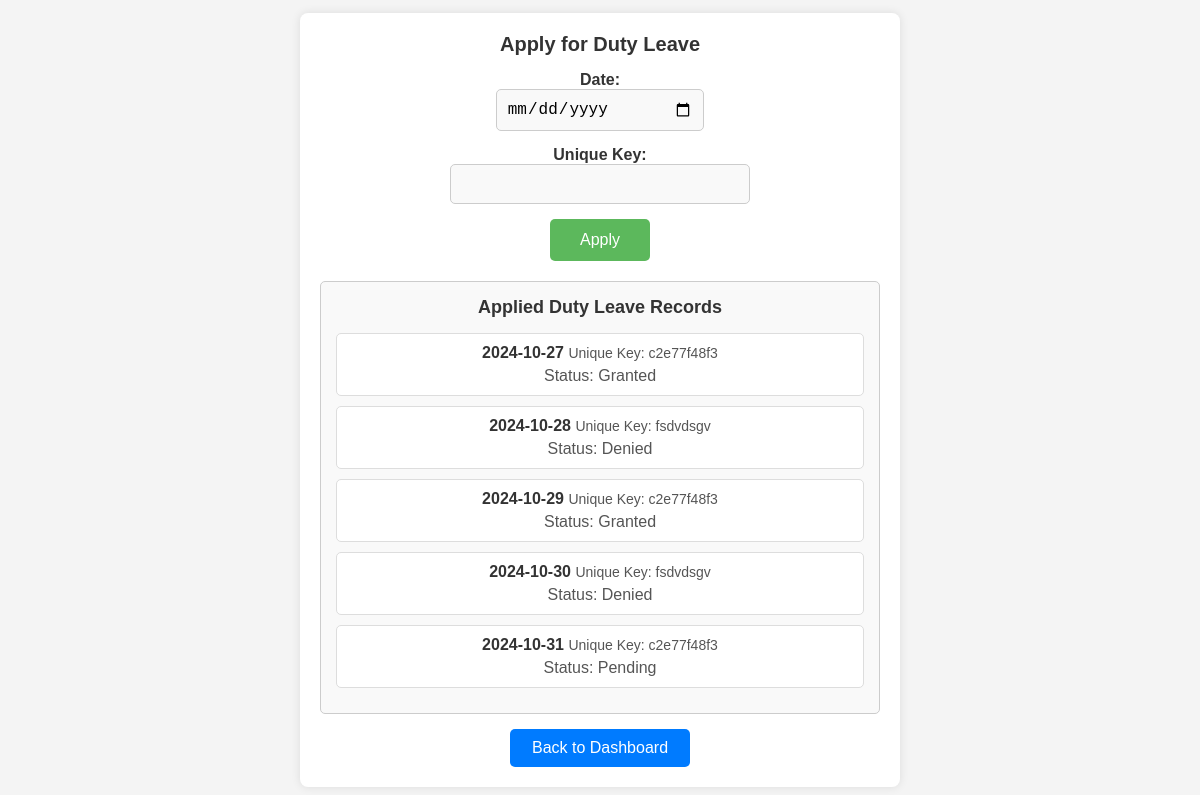
The app's page /apply_duty_leave (signed in) with its own data.
### tables this page shows
CREATE TABLE duty_leave 
                     (id INTEGER PRIMARY KEY AUTOINCREMENT, user_id INTEGER, date TEXT, unique_key TEXT, status TEXT, student_name TEXT, student_uid TEXT);

### app.py (the view, shortened to what this page needs)
@app.route('/apply_duty_leave', methods=['GET', 'POST'])
def apply_duty_leave():
    if 'user_id' not in session:
        return redirect(url_for('login_student'))
    user_id = session['user_id']
    name = session['name']
    uid = session['uid']
    conn = sqlite3.connect('users.db')
    c = conn.cursor()
    c.execute("SELECT date, unique_key, status FROM duty_leave WHERE user_id = ?", (user_id,))
    applied_leaves = c.fetchall()
    conn.close()
    return render_template('apply_duty_leave.html', applied_leaves=applied_leaves)

### templates/apply_duty_leave.html (shortened to what this page needs)
<!DOCTYPE html>
<html lang="en">
<head>
    <link rel="stylesheet" href="{{ url_for('static', filename='styles.css') }}">
</head>
<body>
    <div class="container">
        <h2>Apply for Duty Leave</h2>
        <form method="POST" class="form-section">
            <div class="form-group">
                <label for="date">Date:</label>
                <input type="date" id="date" name="date" required>
            </div>
            <div class="form-group">
                <label for="unique_key">Unique Key:</label>
                <input type="text" id="unique_key" name="unique_key" required>
            </div>
            <button type="submit" class="button">Apply</button>
        </form>
        <div class="applied-leave-section">
            <h3>Applied Duty Leave Records</h3>
            {% if applied_leaves %}
                <ul class="leave-stack">
                    {% for leave in applied_leaves %}
                        <li class="leave-record">
                            <div>
                                <span class="leave-date">{{ leave[0] }}</span>
                                <span class="leave-key">Unique Key: {{ leave[1] }}</span>
                            </div>
                            <span class="leave-status">Status: {{ leave[2] }}</span>
                        </li>
                    {% endfor %}
                </ul>
            {% else %}
                <p class="no-records">No duty leaves applied yet.</p>
            {% endif %}
        </div>
        <div class="navigation">
            <a href="{{ url_for('student_dashboard') }}" class="back-button">Back to Dashboard</a>
        </div>
    </div>
</body>
</html>

### static/styles.css (style rules this page uses)
* { margin: 0; padding: 0; box-sizing: border-box; }
body { font-family: Arial, sans-serif; background-color: #f4f4f4; color: #333; display: flex; justify-content: center; align-items: center; height: 100vh; margin: 0; }
.container { width: 100%; max-width: 500px; padding: 20px; background-color: #fff; box-shadow: 0 0 10px rgba(0, 0, 0, 0.1); border-radius: 8px; text-align: center; }
h2 { font-size: 20px; margin-bottom: 15px; }
form { display: flex; flex-direction: column; gap: 15px; margin-bottom: 20px; }
label { text-align: left; font-weight: bold; }
input[type="text"], input[type="email"], input[type="password"], input[type="date"], input[type="file"] { width: 100%; padding: 10px; border: 1px solid #ccc; border-radius: 5px; font-size: 16px; background-color: #f9f9f9; transition: border-color 0.3s; }
button { padding: 10px 20px; border: none; border-radius: 5px; background-color: #5cb85c; color: white; font-size: 16px; cursor: pointer; transition: background-color 0.3s; }
a { text-decoration: none; color: #007bff; font-size: 14px; }
form, .dashboard-content { display: flex; flex-direction: column; align-items: center; }
input, button, a { width: 100%; max-width: 300px; }
@media (min-width: 768px) { .container { max-width: 600px; } }
@media (min-width: 768px) { button { width: auto; padding: 12px 30px; } }
@media (min-width: 768px) { a { font-size: 16px; } }
.applied-leave-section { margin-top: 20px; padding: 15px; border: 1px solid #ccc; border-radius: 5px; background-color: #f9f9f9; }
.applied-leave-section h3 { font-size: 18px; margin-bottom: 15px; text-align: center; }
.leave-stack { list-style-type: none; padding: 0; }
.leave-record { padding: 10px; margin-bottom: 10px; border: 1px solid #ddd; border-radius: 5px; background-color: #fff; display: flex; flex-direction: column; }
.leave-date { font-weight: bold; }
.leave-key { font-size: 14px; color: #555; }
.leave-status { color: #555; margin-top: 5px; }
.back-button { display: inline-block; padding: 10px 20px; background-color: #007bff; color: white; border-radius: 5px; text-decoration: none; text-align: center; margin-top: 15px; transition: background-color 0.3s; width: 180px; text-align: center; }

### records on screen
duty_leave: date "2024-10-27", unique_key "c2e77f48f3", status "Granted"
duty_leave: date "2024-10-28", unique_key "fsdvdsgv", status "Denied"
duty_leave: date "2024-10-29", unique_key "c2e77f48f3", status "Granted"
duty_leave: date "2024-10-30", unique_key "fsdvdsgv", status "Denied"
duty_leave: date "2024-10-31", unique_key "c2e77f48f3", status "Pending"
